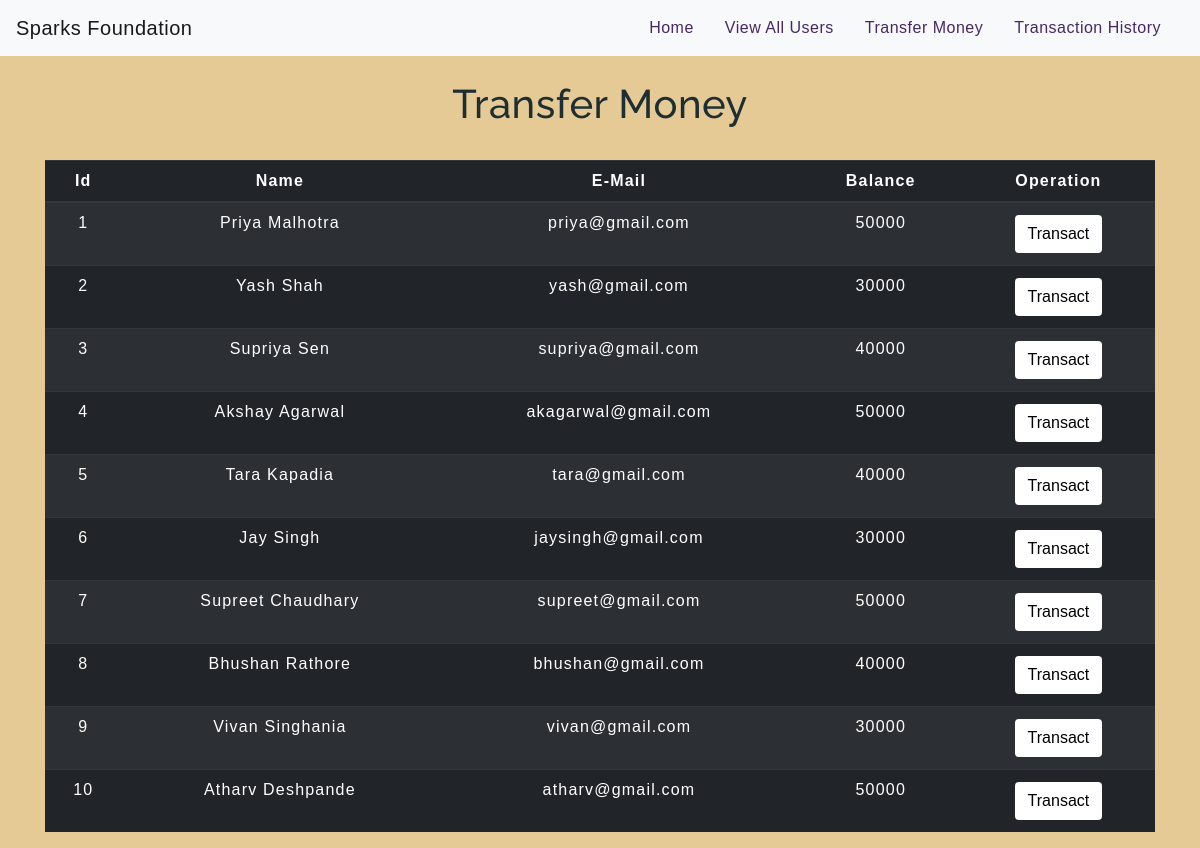
The app's page /transfermoney.php with its own data.
### tables this page shows
CREATE TABLE `users` (
`id` int(3) NOT NULL,
`name` text NOT NULL,
`email` varchar(30) NOT NULL,
`balance` int(8) NOT NULL
);

### transfermoney.php (the view, shortened to what this page needs)
<!DOCTYPE html>
<html lang="en">
<head>
<link rel="stylesheet" href="https://maxcdn.bootstrapcdn.com/bootstrap/4.0.0/css/bootstrap.min.css">
<link rel="stylesheet" type="text/css" href="css/table.css">
<link rel="stylesheet" type="text/css" href="css/navbar.css">
</head>
<body style="background-color : #e6ca96; ">
<?php
include 'config.php';
$sql = "SELECT * FROM users";
$result = mysqli_query($conn,$sql);
?>
<?php
include 'navbar.php';
?>
<div class="container">
<h2 class="text-center pt-4">Transfer Money</h2>
<br>
<div class="row">
<div class="col">
<div class="table-responsive-sm">
<table class="table table-hover table-dark table-striped">
<thead>
<tr>
<th scope="col" class="text-center py-2">Id</th>
<th scope="col" class="text-center py-2">Name</th>
<th scope="col" class="text-center py-2">E-Mail</th>
<th scope="col" class="text-center py-2">Balance</th>
<th scope="col" class="text-center py-2">Operation</th>
</tr>
</thead>
<tbody>
<?php
while($rows=mysqli_fetch_assoc($result)){
?>
<tr>
<td class="py-2"><?php echo $rows['id'] ?></td>
<td class="py-2"><?php echo $rows['name']?></td>
<td class="py-2"><?php echo $rows['email']?></td>
<td class="py-2"><?php echo $rows['balance']?></td>
<td><a href="selecteduserdetail.php?id= <?php echo $rows['id'] ;?>" > <button type="button" class="btn" >Transact</button></a></td>
</tr>
<?php
}
?>
</tbody>
</table>
</div>
</div>
</div>
</div>
</body>
</html>

### navbar.php (shortened to what this page needs)
<nav class="navbar navbar-expand-md navbar-light bg-light">
<a class="navbar-brand" href="index.php">Sparks Foundation</a>
<div class="collapse navbar-collapse" id="collapsibleNavbar">
<ul class="navbar-nav ml-auto">
<li class="nav-item">
<a class="nav-link" href="index.php" style="color: #472864;" >Home</a>
</li>
<li class="nav-item">
<a class="nav-link" href="viewallcustomers.php" style="color: #472864;">View All Users</a>
</li>
<li class="nav-item">
<a class="nav-link" href="transfermoney.php" style="color: #472864;">Transfer Money</a>
</li>
<li class="nav-item">
<a class="nav-link" href="transactionhistory.php" style="color: #472864;">Transaction History</a>
</li>
</div>
</nav>

### table.css (style rules this page uses)
* { padding: 0; margin: 0; box-sizing: border-box; font-family: sans-serif; }
h2 { font-size: 40px; }
table { letter-spacing: 1.2px; }
td { text-align: center; }
button { border:none; background: #ffffff; transition: 1s; }

### navbar.css (style rules this page uses)
.nav-link { margin-right: 15px; color:#331f46; letter-spacing: 0.5px; transition: 0.5s; }
.navbar-brand { color: #2d2230; letter-spacing: 0.5px; }
h2 { color: #1e2f33; letter-spacing: 0.5px; font-family: raleway; }

### transfermoney.php (style rules this page uses)
button { transition: 1.5s; }

### records on screen
users: id "1", name "Priya Malhotra", email "priya@gmail.com", balance "50000"
users: id "2", name "Yash Shah", email "yash@gmail.com", balance "30000"
users: id "3", name "Supriya Sen", email "supriya@gmail.com", balance "40000"
users: id "4", name "Akshay Agarwal", email "akagarwal@gmail.com", balance "50000"
users: id "5", name "Tara Kapadia", email "tara@gmail.com", balance "40000"
users: id "6", name "Jay Singh", email "jaysingh@gmail.com", balance "30000"
users: id "7", name "Supreet Chaudhary", email "supreet@gmail.com", balance "50000"
users: id "8", name "Bhushan Rathore", email "bhushan@gmail.com", balance "40000"
users: id "9", name "Vivan Singhania", email "vivan@gmail.com", balance "30000"
users: id "10", name "Atharv Deshpande", email "atharv@gmail.com", balance "50000"
